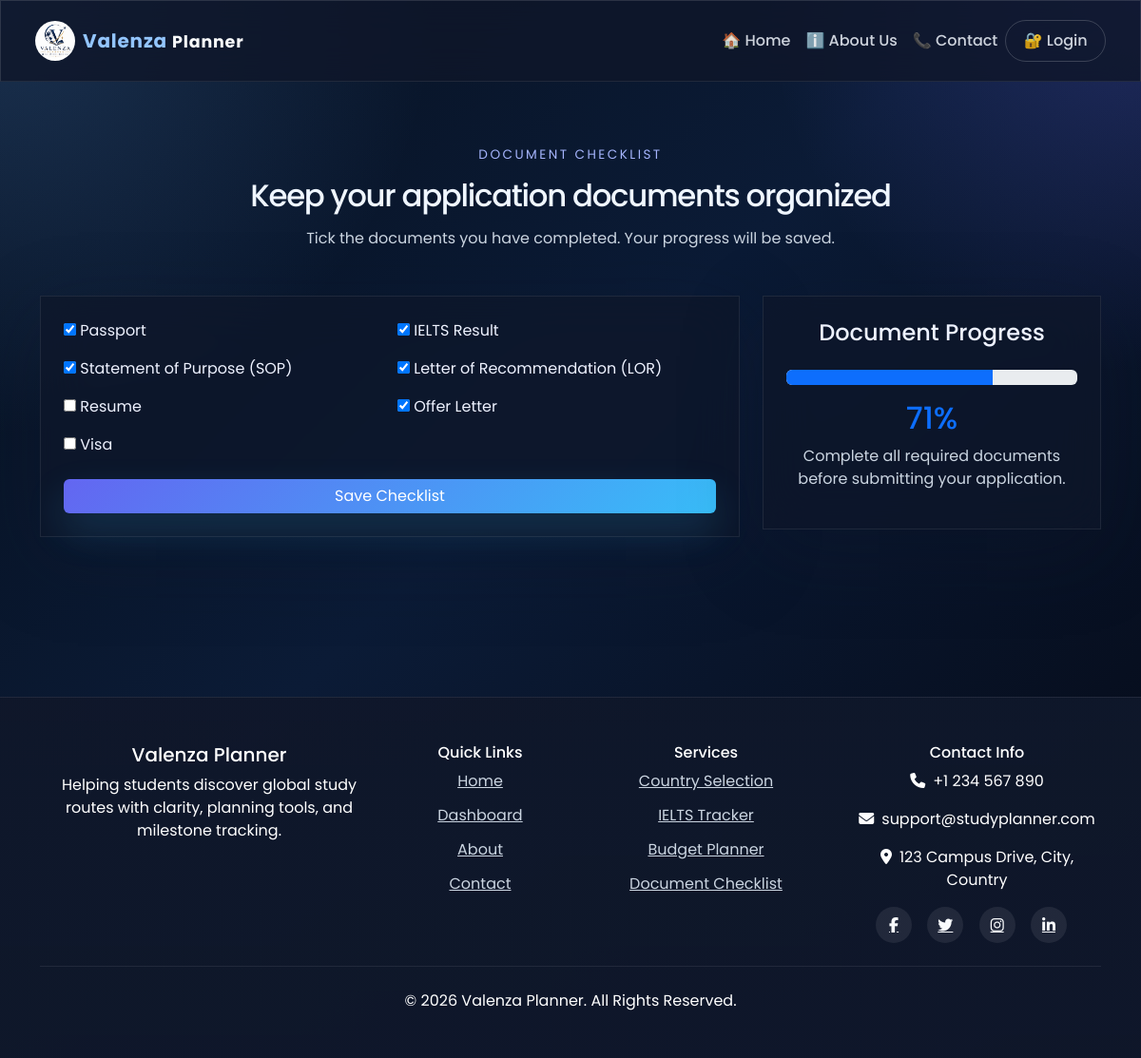
Screenshot of /document_dashboard/ (signed in) with the database file from the repository.
### students/models.py (models this page shows, shortened)
class DocumentChecklist(models.Model):
    user = models.ForeignKey(User, on_delete=models.CASCADE)
    passport = models.BooleanField(default=False)
    ielts = models.BooleanField(default=False)
    sop = models.BooleanField(default=False)
    lor = models.BooleanField(default=False)
    resume = models.BooleanField(default=False)
    offer_letter = models.BooleanField(default=False)
    visa = models.BooleanField(default=False)

### students/views.py (the view, shortened to what this page needs)
# urls.py: path('document_dashboard/', views.document_dashboard, name='document_dashboard'),
def document_dashboard(request):
    checklist = DocumentChecklist.objects.filter(user=request.user).first()
    checklist = DocumentChecklist.objects.filter(user=request.user).first()
    progress = 0
    if checklist:
        completed = 0
        if checklist.passport:
            completed += 1
        if checklist.ielts:
            completed += 1
        if checklist.sop:
            completed += 1
        if checklist.lor:
            completed += 1
        if checklist.resume:
            completed += 1
        if checklist.offer_letter:
            completed += 1
        if checklist.visa:
            completed += 1
        progress = round((completed / 7) * 100)
    return render(request,
                  "documents/document_list.html",
                  {
                      "checklist": checklist,
                      "progress": progress,
                  })

### students/templates/documents/document_list.html (shortened to what this page needs)
{% extends 'base.html' %}
{% block content %}
<section class="section-padding">
    <div class="container">
        <div class="section-heading text-center mb-5">
            <span class="eyebrow">Document Checklist</span>
            <h2 class="section-title">Keep your application documents organized</h2>
            <p class="text-muted">
                Tick the documents you have completed. Your progress will be saved.
            </p>
        </div>
        <form method="POST">
            <div class="row">
                <div class="col-lg-8">
                    <div class="section-glass p-4 shadow-soft">
                        <div class="row g-3">
                            <div class="col-md-6">
                                <label>
                                    <input type="checkbox" name="passport"
                                        {% if checklist and checklist.passport %}checked{% endif %}>
                                    Passport
                                </label>
                            </div>
                            <div class="col-md-6">
                                <label>
                                    <input type="checkbox" name="ielts"
                                        {% if checklist and checklist.ielts %}checked{% endif %}>
                                    IELTS Result
                                </label>
                            </div>
                            <div class="col-md-6">
                                <label>
                                    <input type="checkbox" name="sop"
                                        {% if checklist and checklist.sop %}checked{% endif %}>
                                    Statement of Purpose (SOP)
                                </label>
                            </div>
                            <div class="col-md-6">
                                <label>
                                    <input type="checkbox" name="lor"
                                        {% if checklist and checklist.lor %}checked{% endif %}>
                                    Letter of Recommendation (LOR)
                                </label>
                            </div>
                            <div class="col-md-6">
                                <label>
                                    <input type="checkbox" name="resume"
                                        {% if checklist and checklist.resume %}checked{% endif %}>
                                    Resume
                                </label>
                            </div>
                            <div class="col-md-6">
                                <label>
                                    <input type="checkbox" name="offer_letter"
                                        {% if checklist and checklist.offer_letter %}checked{% endif %}>
                                    Offer Letter
                                </label>
                            </div>
                            <div class="col-md-6">
                                <label>
                                    <input type="checkbox" name="visa"
                                        {% if checklist and checklist.visa %}checked{% endif %}>
                                    Visa
                                </label>
                            </div>
                            <div class="col-12 mt-4">
                                <button type="submit" class="btn btn-primary w-100">
                                    Save Checklist
                                </button>
                            </div>
                        </div>
                    </div>
                </div>
                <div class="col-lg-4">
                    <div class="section-glass p-4 shadow-soft text-center">
                        <h4>Document Progress</h4>
                        <div class="progress mt-4 mb-3">
                            <div class="progress-bar"
                                 role="progressbar"
                                 style="width: {{ progress }}%;"
                                 aria-valuenow="{{ progress }}"
                                 aria-valuemin="0"
                                 aria-valuemax="100">
                            </div>
                        </div>
                        <h2 class="text-primary">
                            {{ progress }}%
                        </h2>
                        <p class="text-muted">
                            Complete all required documents before submitting your application.
                        </p>
                    </div>
                </div>
            </div>
        </form>
    </div>
</section>
{% endblock %}

### students/static/css/style.css (style rules this page uses)
* { margin: 0; padding: 0; box-sizing: border-box; }
html { scroll-behavior: smooth; }
body { font-family: 'Poppins', sans-serif; background: radial-gradient(circle at top left, rgba(96, 165, 250, 0.22), transparent 28%), radial-gradient(circle at top right, rgba(99, 102, 241, 0.24), transparent 24%), linear-gradient(135deg, #071120 0%, #0b1b36 45%, #050915 100%); color: #eef2ff; }
button, input, select, textarea { transition: all 0.3s ease; }
.section-padding { padding: 4rem 0; }
.shadow-soft { box-shadow: 0 24px 80px rgba(15, 23, 42, 0.25); }
.eyebrow { display: inline-block; font-size: 0.85rem; letter-spacing: 0.18em; text-transform: uppercase; color: #a5b4fc; margin-bottom: 1rem; }
.section-title { font-size: clamp(2rem, 2.7vw, 3rem); line-height: 1.05; letter-spacing: -0.04em; margin-bottom: 1rem; color: #eff6ff; }
.section-heading p, .section-heading ul, .testimonial-author, .metric-card p, .quick-card p, .auth-visual p { color: #cbd5e1; }
.text-muted { color: #cbd5e1 !important; }
.btn-primary { background: linear-gradient(135deg, #6366f1, #38bdf8); border: none; }
.section-glass { background: rgba(15, 23, 42, 0.72); border: 1px solid rgba(255, 255, 255, 0.08); backdrop-filter: blur(24px); }
.btn-primary { box-shadow: 0 18px 40px rgba(56, 189, 248, 0.18); }

### rows the page displays
DocumentChecklist: passport "☑", ielts "☑", sop "☑", lor "☑", offer_letter "☑"

### other values shown
{{ progress }} "71"
